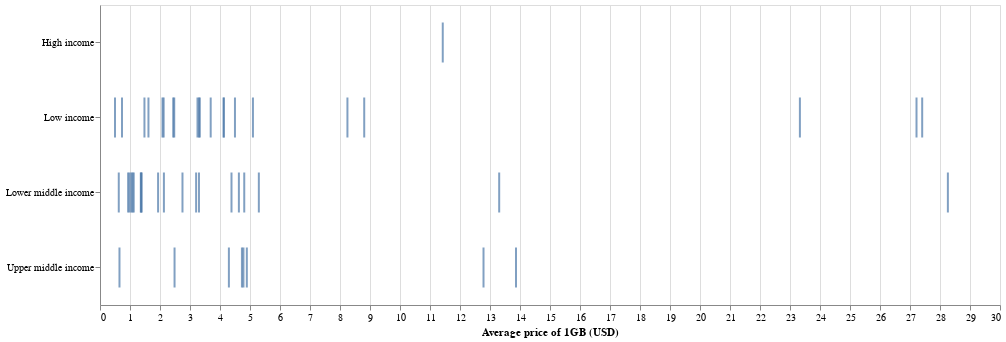

The notebook cell this image was saved under:
### Markdown cell above
## Cluster by income groups

### Code cell
alt.Chart(africa).mark_tick(height=40, thickness=2).encode(
    alt.X('Average price of 1GB (USD):Q'),
    alt.Y('IncomeGroup:N', title=''),
    tooltip=['country', 'Average price of 1GB (USD)'],
    #color=alt.Color('IncomeGroup:N',scale=alt.Scale(domain=['High income', 'Upper middle income','Lower middle income','Low income'],range=["#002D5A","#008FE6","#EB6E14","#BE232D"]))
).interactive().properties(width=900, height=300)
